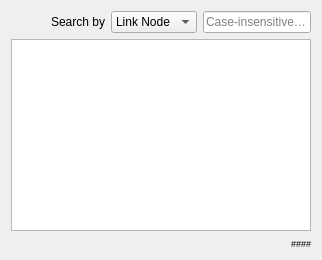
     <widget class="QWidget" name="app_status_tab">
      <attribute name="title">
       <string>App Status</string>
      </attribute>
      <layout class="QVBoxLayout" name="verticalLayout_10">
       <item>
        <layout class="QHBoxLayout" name="app_status_filter_lyt">
         <item>
          <spacer name="app_status_filter_spcr">
           <property name="orientation">
            <enum>Qt::Horizontal</enum>
           </property>
           <property name="sizeHint" stdset="0">
            <size>
             <width>40</width>
             <height>20</height>
            </size>
           </property>
          </spacer>
         </item>
         <item>
          <widget class="QLabel" name="app_status_filter_lbl">
           <property name="text">
            <string>Search by</string>
           </property>
          </widget>
         </item>
         <item>
          <widget class="QComboBox" name="app_status_filter_cmbx">
           <property name="currentIndex">
            <number>0</number>
           </property>
           <item>
            <property name="text">
             <string>Link Node</string>
            </property>
           </item>
           <item>
            <property name="text">
             <string>Group</string>
            </property>
           </item>
          </widget>
         </item>
         <item>
          <widget class="QLineEdit" name="app_status_filter_edt">
           <property name="placeholderText">
            <string>Case-insensitive Filter</string>
           </property>
          </widget>
         </item>
        </layout>
       </item>
       <item>
        <widget class="QTableView" name="app_status_tbl">
         <property name="styleSheet">
          <string notr="true">font-weight: bold;</string>
         </property>
         <property name="alternatingRowColors">
          <bool>true</bool>
         </property>
         <property name="selectionBehavior">
          <enum>QAbstractItemView::SelectRows</enum>
         </property>
         <property name="verticalScrollMode">
          <enum>QAbstractItemView::ScrollPerPixel</enum>
         </property>
         <property name="horizontalScrollMode">
          <enum>QAbstractItemView::ScrollPerPixel</enum>
         </property>
         <property name="sortingEnabled">
          <bool>true</bool>
         </property>
         <attribute name="horizontalHeaderDefaultSectionSize">
          <number>160</number>
         </attribute>
         <attribute name="horizontalHeaderHighlightSections">
          <bool>false</bool>
         </attribute>
        </widget>
       </item>
       <item>
        <layout class="QHBoxLayout" name="num_apps_lyt">
         <item>
          <spacer name="num_apps_spcr">
           <property name="orientation">
            <enum>Qt::Horizontal</enum>
           </property>
           <property name="sizeHint" stdset="0">
            <size>
             <width>40</width>
             <height>12</height>
            </size>
           </property>
          </spacer>
         </item>
         <item>
          <widget class="QLabel" name="num_apps_lbl">
           <property name="font">
            <font>
             <pointsize>7</pointsize>
            </font>
           </property>
           <property name="text">
            <string>####</string>
           </property>
          </widget>
         </item>
        </layout>
       </item>
      </layout>
     </widget>
